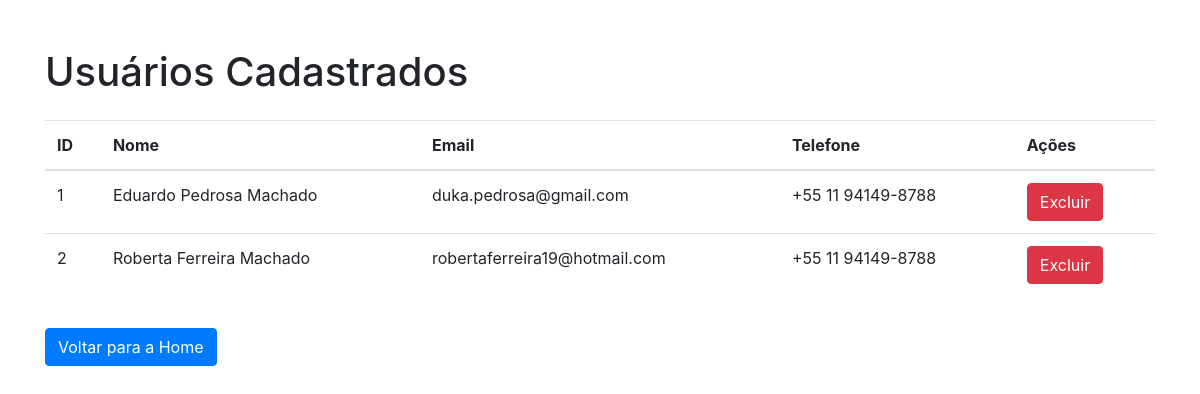
The page /usuarios_cadastrados (signed in) on the database as committed earlier.
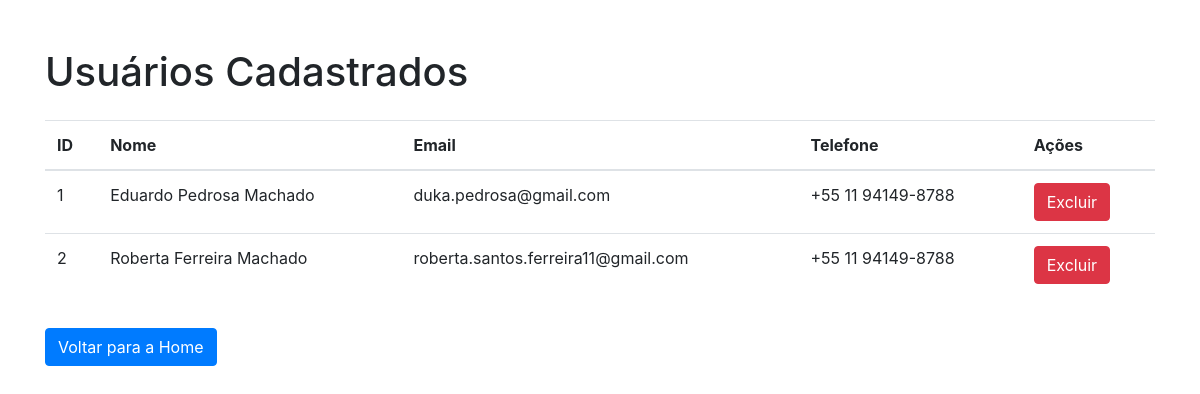
The same page on the database as committed later.
### models.py (models this page shows)
class Usuario(db.Model):
    __tablename__ = 'usuario'
    id = db.Column(db.Integer, primary_key=True)
    nome = db.Column(db.String(100), nullable=False)
    email = db.Column(db.String(100), nullable=False, unique=True)
    telefone = db.Column(db.String(20), nullable=False)
    evento_id = db.Column(db.Integer, db.ForeignKey('evento.id'), nullable=True)
    evento = db.relationship('Evento', backref='usuarios', foreign_keys=[evento_id])

### app.py (the view)
@app.route('/usuarios_cadastrados')
@login_required
def usuarios_cadastrados():
    if not current_user.is_admin:
        flash('Você precisa ser um administrador para acessar esta página', 'danger')
        return redirect(url_for('home'))
    usuarios = Usuario.query.all()
    return render_template('usuarios_cadastrados.html', usuarios=usuarios)

### app.py (called while the page is built)
@login_manager.user_loader
def load_user(user_id):
    return UsuarioLogin.query.get(int(user_id))

### templates/usuarios_cadastrados.html (shortened to what this page needs)
<!DOCTYPE html>
<html lang="pt-BR">
<head>
    <link rel="stylesheet" href="https://maxcdn.bootstrapcdn.com/bootstrap/4.0.0/css/bootstrap.min.css">
</head>
<body>
    <div class="container">
        <h1 class="mt-5">Usuários Cadastrados</h1>
        <table class="table mt-4">
            <thead>
                <tr>
                    <th scope="col">ID</th>
                    <th scope="col">Nome</th>
                    <th scope="col">Email</th>
                    <th scope="col">Telefone</th>
                    <th scope="col">Ações</th>
                </tr>
            </thead>
            <tbody>
                {% for usuario in usuarios %}
                    <tr>
                        <td>{{ usuario.id }}</td>
                        <td>{{ usuario.nome }}</td>
                        <td>{{ usuario.email }}</td>
                        <td>{{ usuario.telefone }}</td>
                        <td>
                            <form action="{{ url_for('excluir_usuario', usuario_id=usuario.id) }}" method="POST" style="display:inline;">
                                <button type="submit" class="btn btn-danger">Excluir</button>
                            </form>
                        </td>
                    </tr>
                {% endfor %}
            </tbody>
        </table>
        <a href="{{ url_for('home') }}" class="btn btn-primary mt-3">Voltar para a Home</a>
    </div>
</body>
</html>

Rows that differ between the two databases and show on the page:
changed Usuario "Roberta Ferreira Machado": email "robertaferreira19@hotmail.com" → "roberta.santos.ferreira11@gmail.com"
